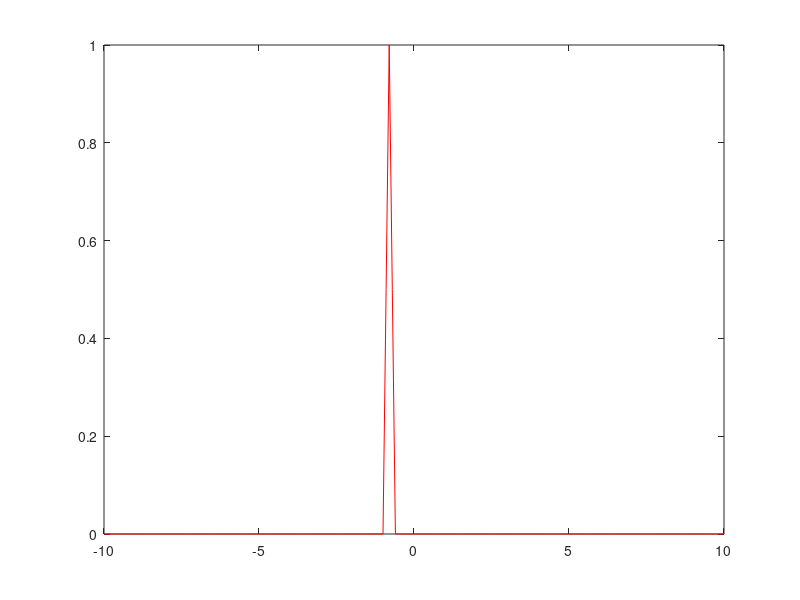

Recreate this plot in MATLAB.
clc;
clear all;
close all;
a = input('Ingrese el cambio at + b: a = ');
b = input('Ingrese el cambio at + b: b = ');
x = [];
i = 1;
tt = -10:0.1:10;
for t = tt
    t = a*t + b;
    if 0 <= t && t <= 1
        x(i) = t;
    elseif 1 < t && t <= 2       
        x(i) = -t + 2;
    else
        x(i) = 0;
    end
    i = i + 1;
end

plot(tt,x,'r')